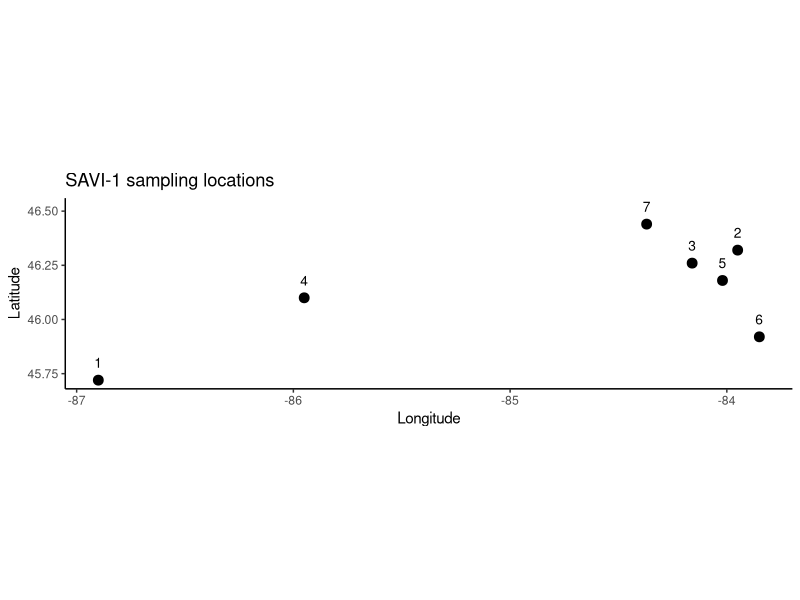
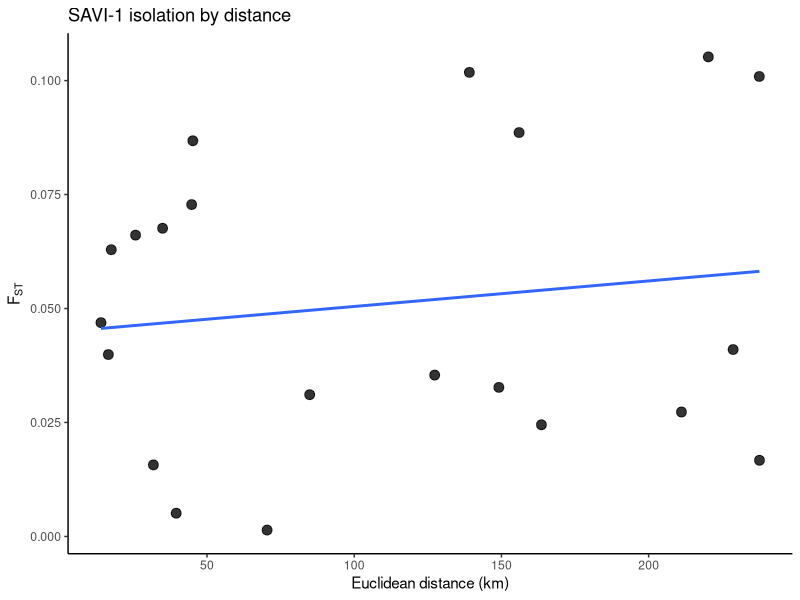

Reproduce these figures in R, in order. (Note: this script raises an error after producing the figures.)
# -----------------------------
# SAVI-1 Walleye
# Sander vitreus
# sites + pairwise FST + IBD plot
# -----------------------------

library(ggplot2)
library(geosphere)

# ------------------------------
# paths
# ------------------------------
base_dir <- "/Users/johnmccall/Library/CloudStorage/OneDrive-TheOhioStateUniversity/Spring_2026/Landgen_DGS/DGS-Patterns-of-Fish-Diversity/DGS-Patterns-of-Fish-Diversity/Objective 2/Data/SAVI-1"

# -----------------------------
# 0) site coordinates
# approximate from Fig. 1 + named localities
# order follows Table 3 exactly:
# BDN, BR, CR, ML, MB, PR, WR
# -----------------------------
SAVI_1_coords <- data.frame(
  site = as.character(1:7),
  code = c("BDN", "BR", "CR", "ML", "MB", "PR", "WR"),
  location = c(
    "Bay de Noc, MI",
    "Bar River, ON",
    "Charlotte River, MI",
    "Manistique Lake, MI",
    "Munuscong Bay, MI",
    "Potogannissing River, MI",
    "Waiska River, MI"
  ),
  lat = c(
    45.72,   # Bay de Noc
    46.32,   # Bar River
    46.26,   # Charlotte River
    46.10,   # Manistique Lake
    46.18,   # Munuscong Bay
    45.92,   # Potogannissing River
    46.44    # Waiska River
  ),
  lon = c(
    -86.90,  # Bay de Noc
    -83.95,  # Bar River / Lake George area
    -84.16,  # Charlotte River
    -85.95,  # Manistique Lake
    -84.02,  # Munuscong Bay
    -83.85,  # Potogannissing River / Drummond Island area
    -84.37   # Waiska River
  ),
  stringsAsFactors = FALSE
)

# -----------------------------
# 1) map of sampling locations
# -----------------------------
ggplot(SAVI_1_coords, aes(x = lon, y = lat)) +
  geom_point(size = 3) +
  geom_text(aes(label = site), nudge_y = 0.08, size = 3.5) +
  coord_fixed() +
  theme_classic() +
  labs(
    x = "Longitude",
    y = "Latitude",
    title = "SAVI-1 sampling locations"
  )

# -----------------------------
# 2) geographic distance matrix
# straight-line distance in km
# -----------------------------
geo_dist_km <- geosphere::distm(
  as.matrix(SAVI_1_coords[, c("lon", "lat")]),
  fun = geosphere::distHaversine
) / 1000

rownames(geo_dist_km) <- SAVI_1_coords$site
colnames(geo_dist_km) <- SAVI_1_coords$site
diag(geo_dist_km) <- 0

# -----------------------------
# 3) helper function
# lower-triangle values entered row-wise
# -----------------------------
fill_sym_from_lower <- function(pops, vals, diag_val = 0) {
  
  n <- length(pops)
  stopifnot(length(vals) == n * (n - 1) / 2)
  
  mat <- matrix(
    0,
    nrow = n,
    ncol = n,
    dimnames = list(pops, pops)
  )
  
  k <- 1
  for (i in 2:n) {
    for (j in 1:(i - 1)) {
      mat[i, j] <- vals[k]
      mat[j, i] <- vals[k]
      k <- k + 1
    }
  }
  
  diag(mat) <- diag_val
  mat
}

# -----------------------------
# 4) pairwise FST matrix
# Table 3 lower triangle, transcribed row-wise
# order: BDN, BR, CR, ML, MB, PR, WR
# -----------------------------
fst_vals <- c(
  
  # BR
  0.1009,
  
  # CR
  0.1052, 0.0629,
  
  # ML
  0.0311, 0.0886, 0.1018,
  
  # MB
  0.0410, 0.0399, 0.0469, 0.0327,
  
  # PR
  0.0167, 0.0868, 0.0728, 0.0245, 0.0157,
  
  # WR
  0.0273, 0.0676, 0.0661, 0.0354, 0.0051, 0.0014
)

SAVI_1_fst <- fill_sym_from_lower(
  pops = SAVI_1_coords$site,
  vals = fst_vals,
  diag_val = 0
)

SAVI_1_fst <- pmax(SAVI_1_fst, 0)
diag(SAVI_1_fst) <- 0

# -----------------------------
# 5) pairwise dataframe for IBD plot
# -----------------------------
ibd_df <- data.frame(
  site1   = rownames(SAVI_1_fst)[row(SAVI_1_fst)[upper.tri(SAVI_1_fst)]],
  site2   = colnames(SAVI_1_fst)[col(SAVI_1_fst)[upper.tri(SAVI_1_fst)]],
  fst     = SAVI_1_fst[upper.tri(SAVI_1_fst)],
  dist_km = geo_dist_km[upper.tri(geo_dist_km)]
)

# -----------------------------
# 6) IBD plot
# -----------------------------
ggplot(ibd_df, aes(x = dist_km, y = fst)) +
  geom_point(size = 3, alpha = 0.8) +
  geom_smooth(method = "lm", se = FALSE) +
  theme_classic() +
  labs(
    x = "Euclidean distance (km)",
    y = expression(F[ST]),
    title = "SAVI-1 isolation by distance"
  )

# -----------------------------
# 7) quick checks
# -----------------------------
stopifnot(identical(rownames(SAVI_1_fst), SAVI_1_coords$site))
stopifnot(identical(colnames(SAVI_1_fst), SAVI_1_coords$site))
stopifnot(isTRUE(all.equal(SAVI_1_fst, t(SAVI_1_fst))))
stopifnot(all(diag(SAVI_1_fst) == 0))
stopifnot(all(diag(geo_dist_km) == 0))

# -----------------------------
# 8) save RData
# -----------------------------
out_dir <- file.path(base_dir, "data")

if (!dir.exists(out_dir)) {
  dir.create(out_dir, recursive = TRUE)
}

save(
  SAVI_1_fst,
  SAVI_1_coords,
  file = file.path(out_dir, "SAVI-1.RData")
)
